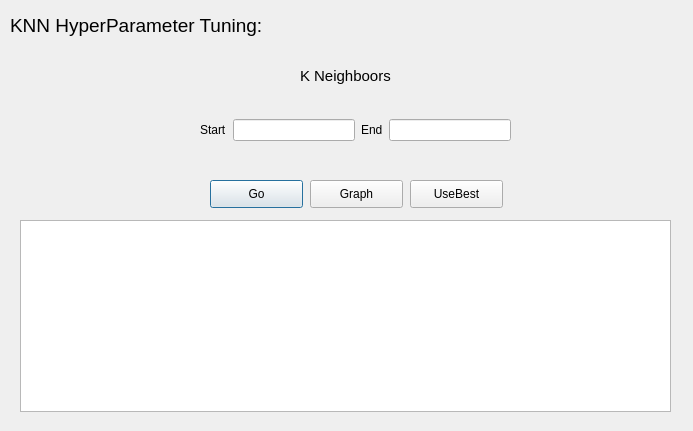
<?xml version="1.0" encoding="UTF-8"?>
<ui version="4.0">
 <class>Dialog</class>
 <widget class="QDialog" name="Dialog">
  <property name="geometry">
   <rect>
    <x>0</x>
    <y>0</y>
    <width>693</width>
    <height>431</height>
   </rect>
  </property>
  <property name="windowTitle">
   <string>Dialog</string>
  </property>
  <widget class="QLabel" name="label">
   <property name="geometry">
    <rect>
     <x>10</x>
     <y>10</y>
     <width>381</width>
     <height>31</height>
    </rect>
   </property>
   <property name="font">
    <font>
     <pointsize>14</pointsize>
    </font>
   </property>
   <property name="text">
    <string>KNN HyperParameter Tuning:</string>
   </property>
  </widget>
  <widget class="QLabel" name="label_2">
   <property name="geometry">
    <rect>
     <x>300</x>
     <y>60</y>
     <width>131</width>
     <height>31</height>
    </rect>
   </property>
   <property name="font">
    <font>
     <pointsize>11</pointsize>
    </font>
   </property>
   <property name="text">
    <string>K Neighboors</string>
   </property>
  </widget>
  <widget class="QWidget" name="horizontalLayoutWidget_2">
   <property name="geometry">
    <rect>
     <x>200</x>
     <y>90</y>
     <width>311</width>
     <height>80</height>
    </rect>
   </property>
   <layout class="QHBoxLayout" name="horizontalLayout_2">
    <item>
     <widget class="QLabel" name="label_4">
      <property name="text">
       <string>Start</string>
      </property>
     </widget>
    </item>
    <item>
     <widget class="QLineEdit" name="startk"/>
    </item>
    <item>
     <widget class="QLabel" name="label_5">
      <property name="text">
       <string>End</string>
      </property>
     </widget>
    </item>
    <item>
     <widget class="QLineEdit" name="endk"/>
    </item>
   </layout>
  </widget>
  <widget class="QPushButton" name="go_btn">
   <property name="geometry">
    <rect>
     <x>210</x>
     <y>180</y>
     <width>93</width>
     <height>28</height>
    </rect>
   </property>
   <property name="text">
    <string>Go</string>
   </property>
  </widget>
  <widget class="QTextBrowser" name="output">
   <property name="geometry">
    <rect>
     <x>20</x>
     <y>220</y>
     <width>651</width>
     <height>192</height>
    </rect>
   </property>
  </widget>
  <widget class="QPushButton" name="graph_btn">
   <property name="geometry">
    <rect>
     <x>310</x>
     <y>180</y>
     <width>93</width>
     <height>28</height>
    </rect>
   </property>
   <property name="text">
    <string>Graph</string>
   </property>
  </widget>
  <widget class="QPushButton" name="usebestBtn">
   <property name="geometry">
    <rect>
     <x>410</x>
     <y>180</y>
     <width>93</width>
     <height>28</height>
    </rect>
   </property>
   <property name="text">
    <string>UseBest</string>
   </property>
  </widget>
 </widget>
 <resources/>
 <connections/>
</ui>
